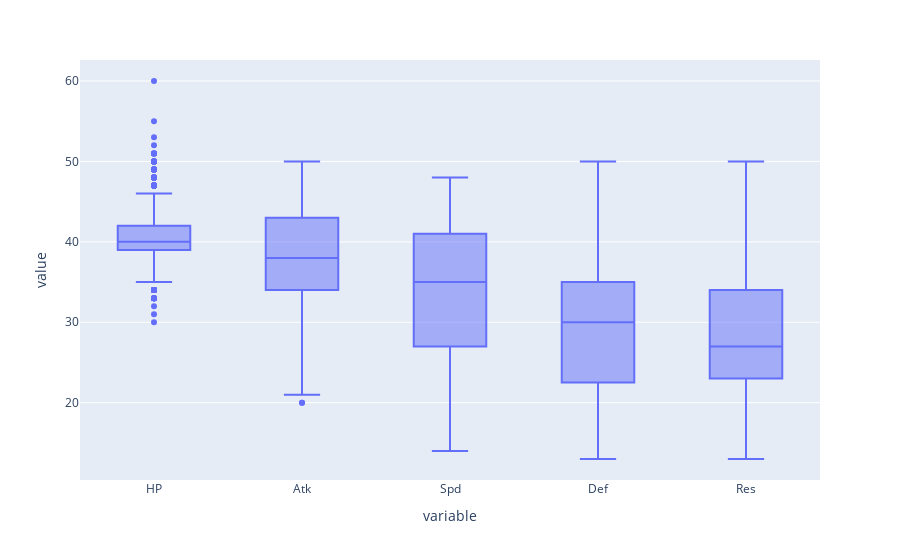

Write notebook code for a chart like this one.
### Code cell
px.box(heroes_table, y=['HP', 'Atk', 'Spd', 'Def', 'Res'])

### Figure 1 — Plotly figure (JSON) as saved in the notebook; plotly's stock layout.template omitted (floating-point values rounded to 4 significant figures; data arrays with more than 128 entries replaced by an {"elided": "..."} marker saying what was removed)
{"data": [{"alignmentgroup": "True", "hovertemplate": "variable=%{x}<br>value=%{y}<extra></extra>", "legendgroup": "", "marker": {"color": "#636efa"}, "name": "", "notched": false, "offsetgroup": "", "orientation": "v", "showlegend": false, "type": "box", "x": {"elided": "6260 str values"}, "x0": " ", "xaxis": "x", "y": {"elided": "6260 int values"}, "y0": " ", "yaxis": "y"}], "layout": {"boxmode": "group", "legend": {"tracegroupgap": 0}, "margin": {"t": 60}, "xaxis": {"anchor": "y", "domain": [0, 1], "title": {"text": "variable"}}, "yaxis": {"anchor": "x", "domain": [0, 1], "title": {"text": "value"}}}}
